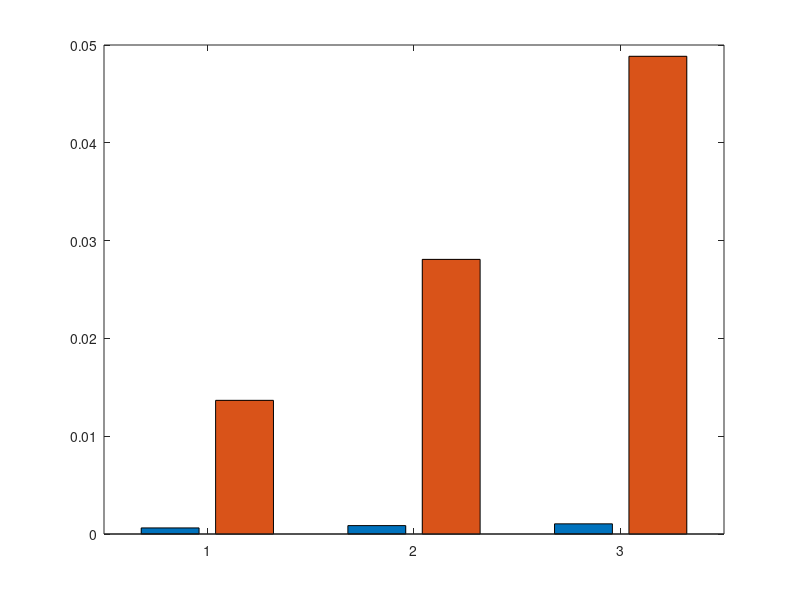

Source code (MATLAB): (Note: this script raises an error after producing the figure.)
% Provided means and confidence intervals

y16 = [0.0005700699594386767, 0.013623239655399182; 0.0008278889231162496, 0.030063352726473622; 0.0009392278194427491, 0.04714986681938167];
err16 = [1.2851381834752708e-05, 0.00012838582912741086; 4.106422171991972e-05, 0.0002889632217825048; 1.1317858761214179e-05, 0.00014495680640748334];

y24 = [0.0006838680542621416, 0.0153907238412968; 0.0008460775041656739, 0.03083284517352496; 0.0010726675987243652, 0.048980937480926474];
err24 = [1.8002100744285715e-05, 0.0002684581858170488; 1.3042172002929906e-05, 0.0003783722674736023; 4.1373082064092804e-05, 0.00022967904545645112];

y = [0.0006216580867767333, 0.013667469263076732; 0.0008595192432403565, 0.02808034396171565; 0.0010400412183155046, 0.048846371329150394];
err = [1.6138651792215775e-05, 0.00011649939733719513; 2.51609628675309e-05, 0.00013315658490800262; 2.1973409797349688e-05, 0.0004199764133731653];

% Categories
categories = {'Encrypt', 'Decrypt'};
sessions = {'1024', '2048', '3072'};
% Custom colors for bars
barColors = [0.4 0.4 0.4; 0.8 0.8 0.8];
% Plot
fig = figure(1); clf; 
hb = bar(y); % get the bar handles
hold on;
% Set custom colors for bars
for k = 1:size(y, 2)
    hb(k).FaceColor = barColors(k, :);
end
% Aligning error bars to individual bar within groups
groupwidth = min(0.8, 2/(2+1.5));
for k = 1:size(y, 2)
    xpos = (1:size(y, 1)) - groupwidth/2 + (2*k-1) * groupwidth / (2*size(y, 2));
    errorbar(xpos, y(:, k), err(:, k), 'LineStyle', 'none', 'Color', 'k', 'LineWidth', 1);
end
grid on;
% Set Axis properties
set(gca, 'xticklabel', sessions);
ylim([0, max(y(:)) + 0.02]);  % Adjust ylim based on your data
ylabel('Time [s]');
xlabel('AES-32');

% Add legend and customize as needed
legend(categories, 'Location', 'bestoutside');
set(gca, 'Fontsize', 25);

% Save the figure as a PDF with legend outside the plot
set(gcf, 'PaperUnits', 'inches', 'PaperPosition', [0 0 8 6]); % Adjust size if needed
print(fig, '-bestfit', 'pk32','-dpdf');
